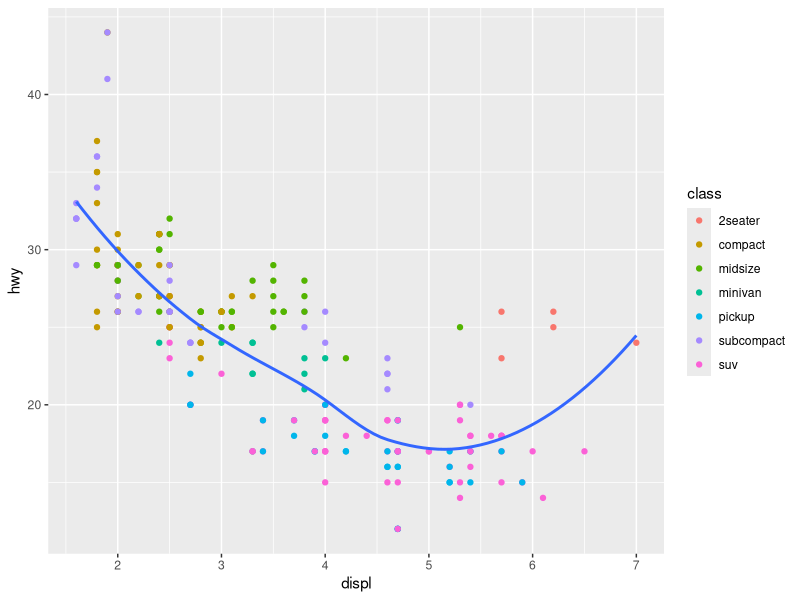
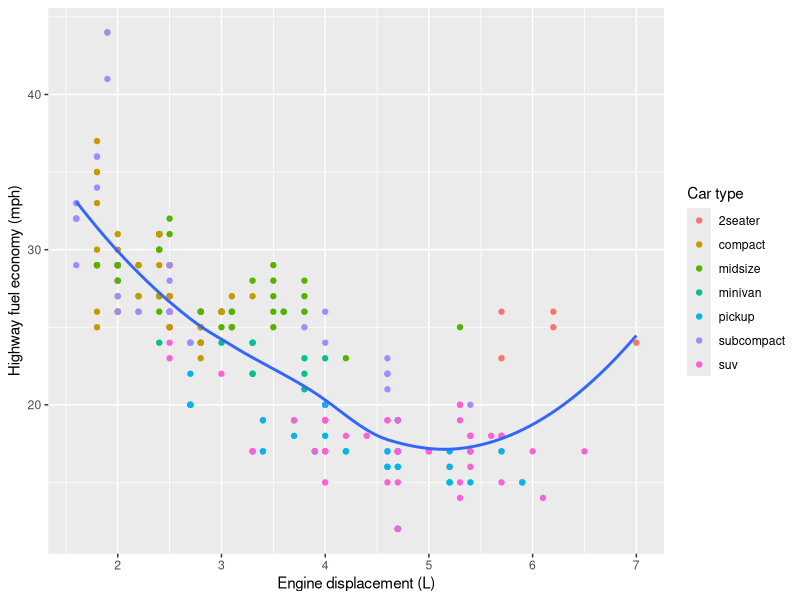
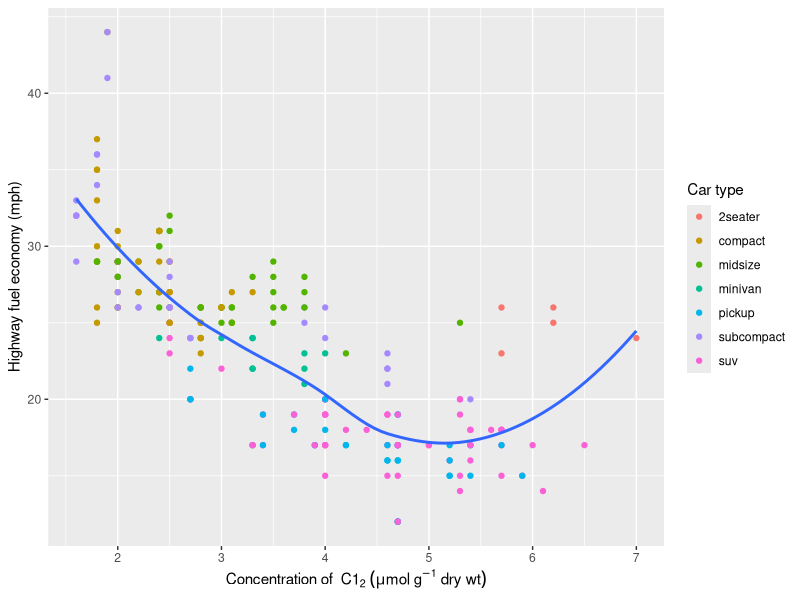
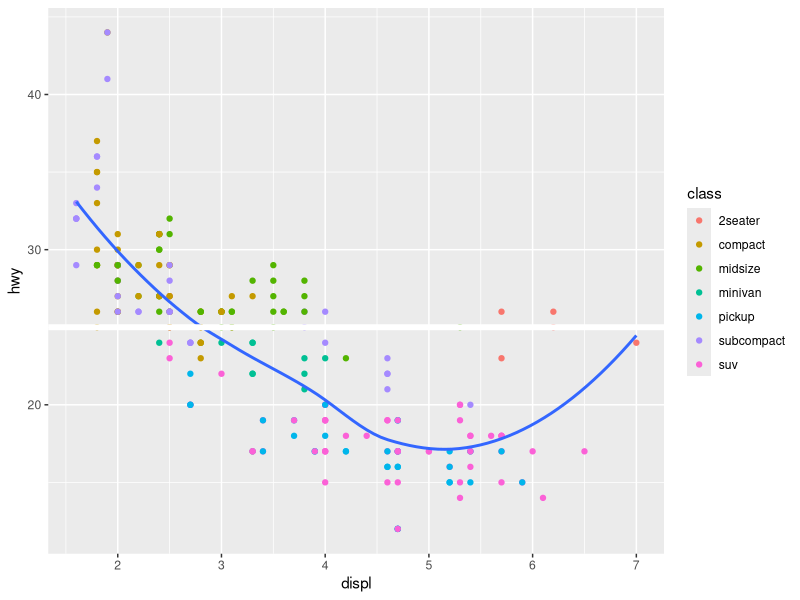
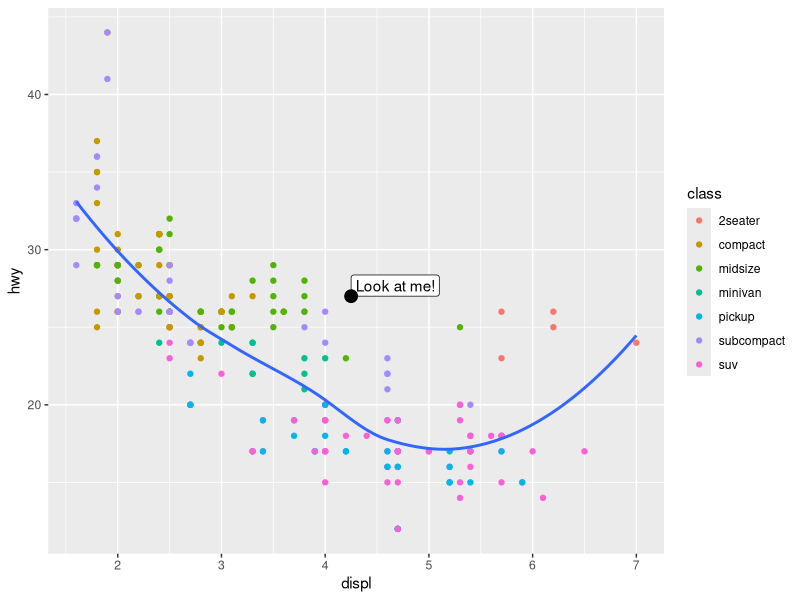
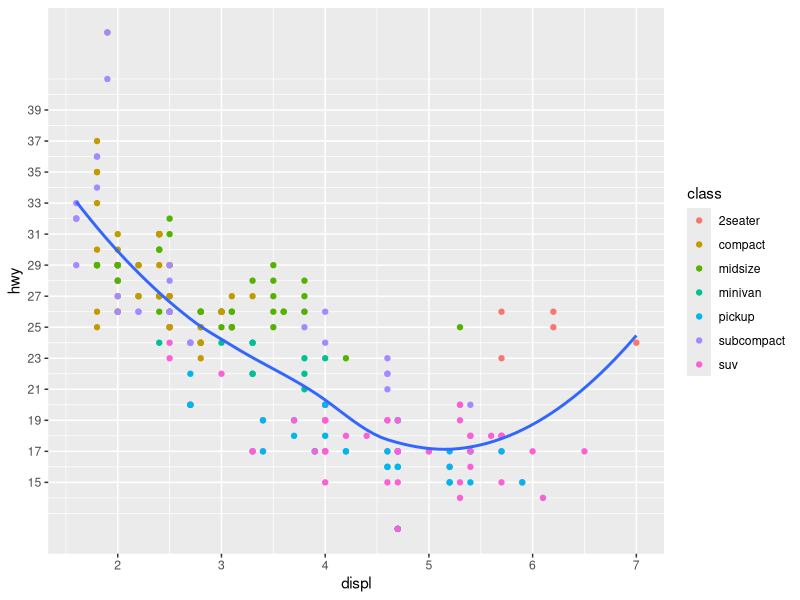
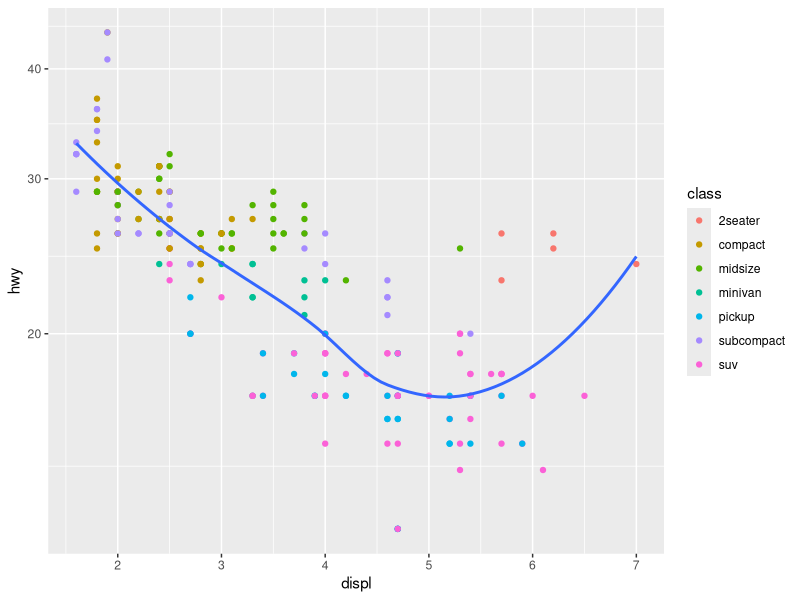
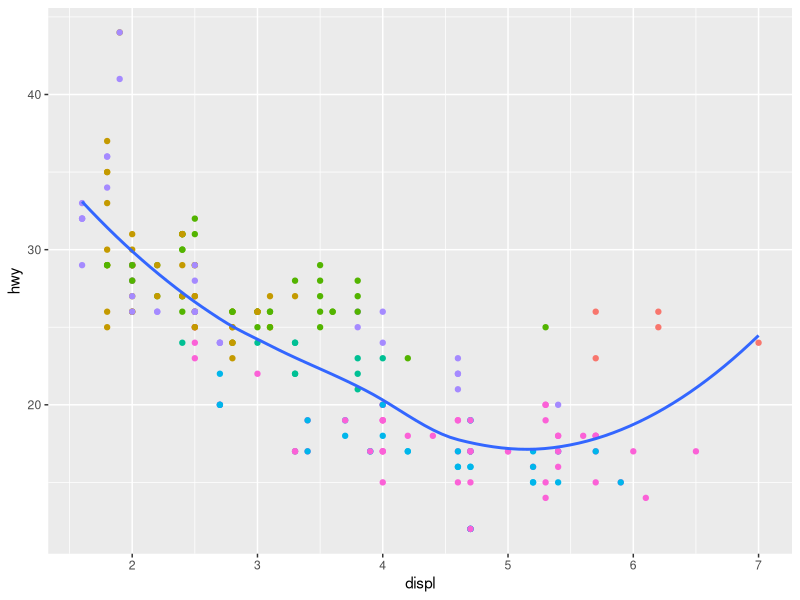

Reproduce these figures in R, in order.
## ---- chunk 1
knitr::opts_chunk$set(echo = TRUE)
library(tidyverse)
## ---- chunk 2
p<-ggplot(mpg,aes(displ,hwy))+
  geom_point(aes(color=class))+
  geom_smooth(se=FALSE)
p
## ---- chunk 3
p+labs(
  x="Engine displacement (L)",
  y="Highway fuel economy (mph)",
  color="Car type"
)
## ---- chunk 4
p+labs(
  x=expression("Concentration of "~C1[2]~(mu*mol~g^{-1}~"dry wt")),
  y="Highway fuel economy (mph)",
  color="Car type"
)
## ---- chunk 5
p+geom_hline(yintercept=25,size=2,color="white")
## ---- chunk 6
annot<-tibble(
  displ=4.25,
  hwy=27,
  label="Look at me!"
)
p+geom_label(data=annot,aes(label=label),vjust="bottom",hjust="left")+
  geom_point(data=annot,size=4)
## ---- chunk 7
p+scale_y_continuous(breaks=seq(15,40,by=2))
## ---- chunk 8
p+scale_y_log10()
## ---- chunk 9
p+theme(legend.position = "none")
## ---- chunk 10
p+theme(legend.position = "top")
## ---- chunk 11
p+theme(legend.position = "top")+
  scale_color_brewer(palette="Set1")
## ---- chunk 12
p+xlim(3,5)
## ---- chunk 13
p+coord_cartesian((xlim=c(3,5)))
## ---- chunk 14
p+theme_classic()
## ---- chunk 15
p+theme_dark()
## ---- chunk 16
p+theme_void()
## ---- chunk 17
ggsave("my_plot.png",p)
## ---- chunk 18
library(cowplot)
## ---- chunk 19
p+theme_cowplot(24,font_family = "Helvetica")
## ---- chunk 20
p1<-ggplot(mpg,aes(displ,hwy))+geom_point()
p2<-ggplot(mpg,aes(displ,cty))+geom_point()
plot_grid(p1,p2,labels=c("A","B"),label_size = 12)
## ---- chunk 21
p1<-ggplot(mpg,aes(displ,hwy))+geom_point()
p2<-ggplot(mpg,aes(displ,cty))+geom_point()
logo_file<-system.file("extdata","log.png",package = "cowplot")
lplot<-ggdraw()+draw_image(logo_file)   # can't install package "migick"
pout<-plot_grid(p1,p2,p1,lplot,labels="AUTO",label_size = 12)
pout
## ---- chunk 22
save_plot("cow2x2.png",pout,base_width = 3.42)
# if save as "svg" files then it's vectors in the figure instead of pixels.
## ---- chunk 23
p1<-ggplot(mtcars,aes(disp,mpg))+geom_point()+
  theme(axis.text.x = element_text(size=14,angle=90,vjust=0.5))
p2<-ggplot(mtcars,aes(qsec,mpg))+geom_point()
p3<-ggplot(mtcars,aes(qsec,disp))+geom_point()+facet_wrap(~gear)
pbottom<-plot_grid(p1,p2,labels=c("B","C"),label_size = 12,align = "h",
                rel_widths = c(2,1))
plot_grid(p3,pbottom,ncol=1,labels=c("A",""),label_size = 12)
## ---- chunk 24
dsamp<-diamonds[sample(nrow(diamonds),1000),]
plot_diamonds<-function(x_aes){
  x_aes<-enquo(x_aes)
  ggplot(dsamp,aes(!!x_aes,price,color=clarity))+
    geom_point()+
    theme_half_open(12)
}
p1<-plot_diamonds(carat)
p2<-plot_diamonds(depth)+ylab(NULL)
p3<-plot_diamonds(color)+ylab(NULL)
legend<-get_legend(p1)

prow<-plot_grid(
  p1+theme(legend.position = "none"),
  p2+theme(legend.position = "none"),
  p3+theme(legend.position = "none"),
  align="vh",
  labels="AUTO",
  nrow=1
)

plot_grid(prow,legend,rel_widths=c(3,0.4))
